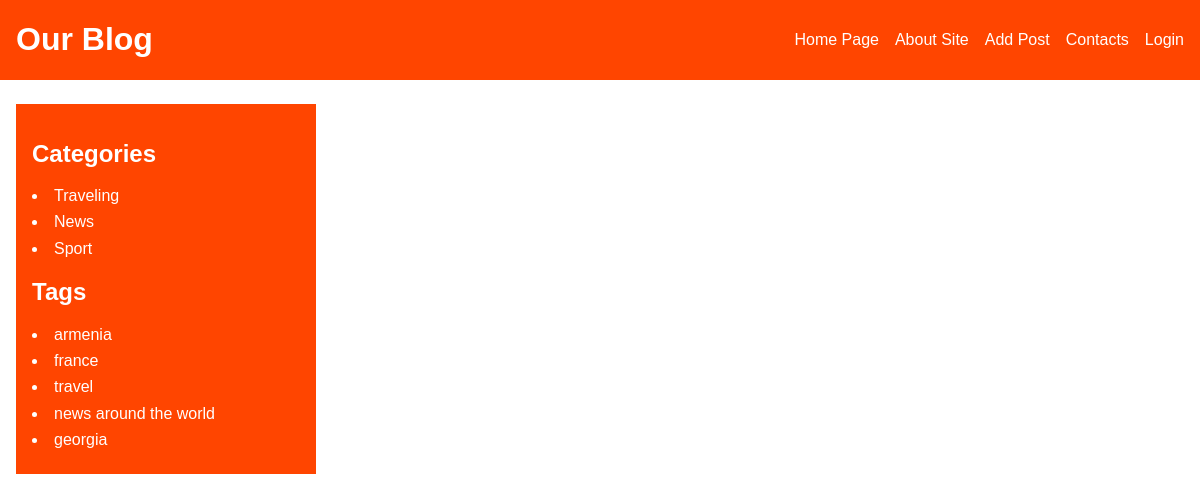
/contacts/, run on the app's committed database.
### blog/models.py (models this page shows, shortened)
class Category(models.Model):
    name = models.CharField(max_length=255, db_index=True,verbose_name="Անուն")
    slug = models.SlugField(max_length=255, unique=True, db_index=True,null=True)
    def get_absolute_url(self):
        return reverse("category", kwargs={"cat_slug": self.slug})
    class Meta:
        verbose_name = "Category"
        verbose_name_plural = "Categories"

class ArticleTags(models.Model):
    tag = models.CharField(max_length=255, db_index=True)
    slug = models.SlugField(max_length=255, unique=True, db_index=True)
    def get_absolute_url(self):
        return reverse("tag", kwargs={"tag_slug": self.slug})

### blog/views.py (the view)
# urls.py: path("contacts/", views.contacts, name="contacts"),
def contacts(request):
	return render(request, "blog/contacts.html", {"title": "Contacts"})

### blog/context.py (called while the page is built)
def menu_context(request):
    return {
        "menu":  [
            {
                "link_title": "Home Page",
                "link_url_name": "index"
            },
            {
                "link_title": "About Site",
                "link_url_name": "about"
            },
            {
                "link_title": "Add Post",
                "link_url_name": "add_post"
            },
            {
                "link_title": "Contacts",
                "link_url_name": "contacts"
            },
            {
                "link_title": "Login",
                "link_url_name": "login"
            },
        ],
    }

### blog/templatetags/blog_tags.py (called while the page is built)
@register.inclusion_tag("blog/includes/categories.html")
def show_categories(cat_selected=0):
    cats = Category.objects.all()
    return {"cats": cats, "cat_selected": cat_selected}

@register.inclusion_tag("blog/includes/tags.html")
def show_tags():
    return {"tags": ArticleTags.objects.all()}

### blog/templates/blog/contacts.html (shortened to what this page needs)
{% extends "base.html" %}

### blog/templates/blog/includes/categories.html
<h2>Categories</h2>
<ul class="categories">
    {% for cat in cats %}
        {% if cat.id == cat_selected %}
            <li class="active_cat">{{cat.name}}</li>
        {% else %}
            <li>
                <a class="category_item" href="{{ cat.get_absolute_url }}">{{cat.name}}</a>
            </li>
        {% endif %}
    {% endfor %}
</ul>

### blog/templates/blog/includes/tags.html
{% if tags %}
<h2>Tags</h2>
<ul class="tags">
    {% for tag in tags %}
    <li>
        <a class="category_item" href="{{ tag.get_absolute_url }}">{{tag.tag}}</a>
    </li>
    {% endfor %}
</ul>
{% endif %}

### blog/static/blog/css/style.css (style rules this page uses)
* { box-sizing: border-box; }
html { line-height: 1.15; -webkit-text-size-adjust: 100%; }
body { margin: 0; }
a { background-color: transparent; }
ul { padding: 0; }
body { font-family: "m-regular", arial, serif; }

### data on the page
Category: name "Traveling"
Category: name "News"
Category: name "Sport"
ArticleTags: tag "armenia"
ArticleTags: tag "france"
ArticleTags: tag "travel"
ArticleTags: tag "news around the world"
ArticleTags: tag "georgia"

### other printed values
{{ m.link_title }} "Home Page" "About Site" "Add Post" "Contacts" "Login"
